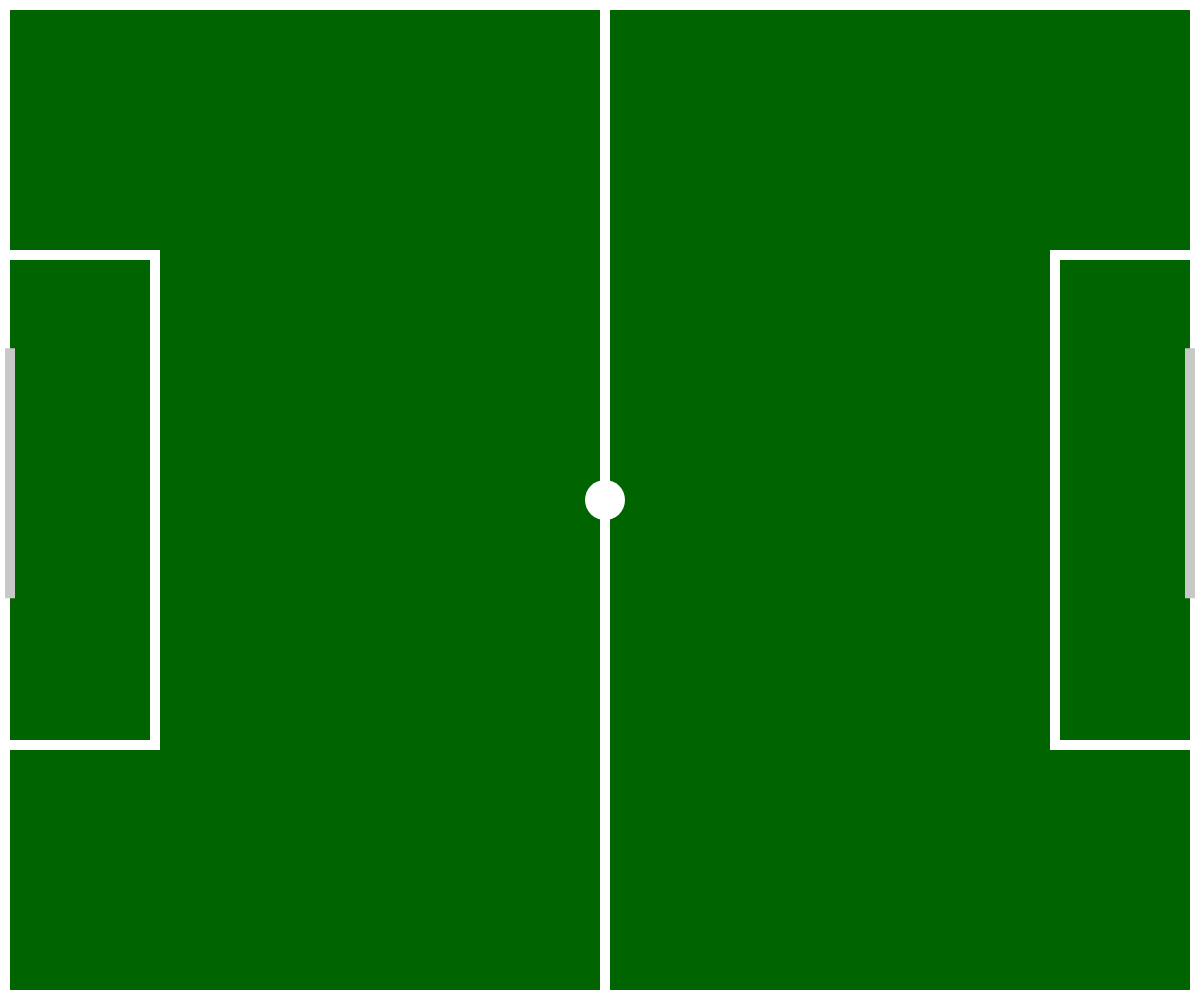
Frame 1 (no input)
Frame 60 (no input): identical to frame 1, image omitted
Frame 120 (the mouse pressed at the canvas centre since frame 60): identical to frame 1, image omitted

The p5.js sketch that drew this single still picture (run headless with seeded random() and noise() and a simulated clock; from frame 60 on, the mouse is pressed at the canvas centre):

// p5.js sketch
// ── sketch.js
let largeness = 10;
let ball, extraCanvas;

function setup() {
  createCanvas(windowWidth, windowHeight);
  extraCanvas = createGraphics(windowWidth, windowHeight);
  background(0, 100, 0);
  createField();
}

function draw() {
  background(0, 100, 0, 0);
  generateBall();
  ball.kick();

  extraCanvas.background(0, 100, 0);
  createField();
  image(extraCanvas, 0, 0);
}

function createField() {
  styleField();
  extraCanvas.rect(0, 0, windowWidth, largeness);
  extraCanvas.rect(0, windowHeight - largeness, windowWidth, largeness);
  extraCanvas.rect(0, 0, largeness, windowHeight);
  extraCanvas.rect(windowWidth - largeness, 0, largeness, windowHeight);

  extraCanvas.rect(windowWidth / 2, 0, largeness, windowHeight);
  extraCanvas.ellipse(windowWidth / 2 + 5, windowHeight / 2, 40);

  extraCanvas.rect(0, windowHeight / 4, windowWidth / 8, largeness);
  extraCanvas.rect(
    0,
    windowHeight - windowHeight / 4 - 10,
    windowWidth / 8,
    largeness
  );
  extraCanvas.rect(
    windowWidth / 8,
    windowHeight / 4,
    largeness,
    windowHeight / 2
  );

  extraCanvas.rect(
    windowWidth - windowWidth / 8,
    windowHeight / 4,
    windowWidth / 8,
    largeness
  );
  extraCanvas.rect(
    windowWidth - windowWidth / 8,
    windowHeight - windowHeight / 4 - 10,
    windowWidth / 8,
    largeness
  );
  extraCanvas.rect(
    windowWidth - windowWidth / 8,
    windowHeight / 4,
    largeness,
    windowHeight / 2
  );

  extraCanvas.fill(200);
  extraCanvas.rect(
    windowWidth - largeness - 5,
    windowHeight / 3 + 15,
    largeness,
    windowHeight / 4
  );

  extraCanvas.fill(200);
  extraCanvas.rect(5, windowHeight / 3 + 15, largeness, windowHeight / 4);
}

function styleField() {
  extraCanvas.fill(255);
  extraCanvas.noStroke();
}

function generateBall() {
  styleBall();
  ball = new Ball(windowWidth / 2 + 5, windowHeight / 2);
  ball.show();
}

function styleBall() {
  stroke(0);
  fill(100);
}

// ── ball.js
let size = 20;
let gameSpeed = 10;
let clickedArea;

class Ball {
  constructor(x, y) {
    this.x = x;
    this.y = y;
  }

  kick() {
    this.x = this.x + gameSpeed;
    ellipse(this.x, this.y, size);
  }

  show() {
    ellipse(this.x, this.y, size);
  }
}
